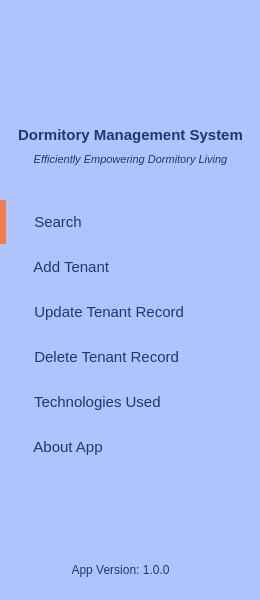
   <widget class="QWidget" name="leftWidget" native="true">
    <property name="geometry">
     <rect>
      <x>0</x>
      <y>0</y>
      <width>260</width>
      <height>600</height>
     </rect>
    </property>
    <property name="palette">
     <palette>
      <active>
       <colorrole role="Button">
        <brush brushstyle="SolidPattern">
         <color alpha="255">
          <red>174</red>
          <green>195</green>
          <blue>255</blue>
         </color>
        </brush>
       </colorrole>
       <colorrole role="Base">
        <brush brushstyle="SolidPattern">
         <color alpha="255">
          <red>174</red>
          <green>195</green>
          <blue>255</blue>
         </color>
        </brush>
       </colorrole>
       <colorrole role="Window">
        <brush brushstyle="SolidPattern">
         <color alpha="255">
          <red>174</red>
          <green>195</green>
          <blue>255</blue>
         </color>
        </brush>
       </colorrole>
       <colorrole role="AlternateBase">
        <brush brushstyle="SolidPattern">
         <color alpha="255">
          <red>174</red>
          <green>195</green>
          <blue>255</blue>
         </color>
        </brush>
       </colorrole>
      </active>
      <inactive>
       <colorrole role="Button">
        <brush brushstyle="SolidPattern">
         <color alpha="255">
          <red>174</red>
          <green>195</green>
          <blue>255</blue>
         </color>
        </brush>
       </colorrole>
       <colorrole role="Base">
        <brush brushstyle="SolidPattern">
         <color alpha="255">
          <red>174</red>
          <green>195</green>
          <blue>255</blue>
         </color>
        </brush>
       </colorrole>
       <colorrole role="Window">
        <brush brushstyle="SolidPattern">
         <color alpha="255">
          <red>174</red>
          <green>195</green>
          <blue>255</blue>
         </color>
        </brush>
       </colorrole>
       <colorrole role="AlternateBase">
        <brush brushstyle="SolidPattern">
         <color alpha="255">
          <red>174</red>
          <green>195</green>
          <blue>255</blue>
         </color>
        </brush>
       </colorrole>
      </inactive>
      <disabled>
       <colorrole role="Button">
        <brush brushstyle="SolidPattern">
         <color alpha="255">
          <red>174</red>
          <green>195</green>
          <blue>255</blue>
         </color>
        </brush>
       </colorrole>
       <colorrole role="Base">
        <brush brushstyle="SolidPattern">
         <color alpha="255">
          <red>174</red>
          <green>195</green>
          <blue>255</blue>
         </color>
        </brush>
       </colorrole>
       <colorrole role="Window">
        <brush brushstyle="SolidPattern">
         <color alpha="255">
          <red>174</red>
          <green>195</green>
          <blue>255</blue>
         </color>
        </brush>
       </colorrole>
       <colorrole role="AlternateBase">
        <brush brushstyle="SolidPattern">
         <color alpha="255">
          <red>174</red>
          <green>195</green>
          <blue>255</blue>
         </color>
        </brush>
       </colorrole>
      </disabled>
     </palette>
    </property>
    <property name="styleSheet">
     <string notr="true">#leftWidget
{
	width:260px;
	background:#aec3ff;
}</string>
    </property>
    <widget class="QLabel" name="label">
     <property name="geometry">
      <rect>
       <x>0</x>
       <y>0</y>
       <width>261</width>
       <height>121</height>
      </rect>
     </property>
     <property name="text">
      <string/>
     </property>
     <property name="pixmap">
      <pixmap resource="resources.qrc">:/Images/logo.png</pixmap>
     </property>
     <property name="scaledContents">
      <bool>true</bool>
     </property>
    </widget>
    <widget class="QLabel" name="label_2">
     <property name="geometry">
      <rect>
       <x>0</x>
       <y>120</y>
       <width>261</width>
       <height>31</height>
      </rect>
     </property>
     <property name="font">
      <font>
       <family>Segoe UI</family>
       <pointsize>13</pointsize>
       <bold>true</bold>
      </font>
     </property>
     <property name="text">
      <string>&lt;html&gt;&lt;head/&gt;&lt;body&gt;&lt;p align=&quot;center&quot;&gt;&lt;span style=&quot; font-size:11pt; color:#233862;&quot;&gt;Dormitory Management System&lt;/span&gt;&lt;/p&gt;&lt;/body&gt;&lt;/html&gt;</string>
     </property>
    </widget>
    <widget class="QLabel" name="label_3">
     <property name="geometry">
      <rect>
       <x>0</x>
       <y>150</y>
       <width>261</width>
       <height>20</height>
      </rect>
     </property>
     <property name="font">
      <font>
       <pointsize>9</pointsize>
      </font>
     </property>
     <property name="text">
      <string>&lt;html&gt;&lt;head/&gt;&lt;body&gt;&lt;p align=&quot;center&quot;&gt;&lt;span style=&quot; font-size:8pt; font-style:italic; color:#233862;&quot;&gt;Efficiently Empowering Dormitory Living&lt;/span&gt;&lt;/p&gt;&lt;/body&gt;&lt;/html&gt;</string>
     </property>
    </widget>
    <widget class="QPushButton" name="searchButton">
     <property name="geometry">
      <rect>
       <x>0</x>
       <y>200</y>
       <width>260</width>
       <height>44</height>
      </rect>
     </property>
     <property name="palette">
      <palette>
       <active>
        <colorrole role="WindowText">
         <brush brushstyle="SolidPattern">
          <color alpha="255">
           <red>35</red>
           <green>56</green>
           <blue>98</blue>
          </color>
         </brush>
        </colorrole>
        <colorrole role="Button">
         <brush brushstyle="SolidPattern">
          <color alpha="255">
           <red>174</red>
           <green>195</green>
           <blue>255</blue>
          </color>
         </brush>
        </colorrole>
        <colorrole role="Text">
         <brush brushstyle="SolidPattern">
          <color alpha="255">
           <red>35</red>
           <green>56</green>
           <blue>98</blue>
          </color>
         </brush>
        </colorrole>
        <colorrole role="ButtonText">
         <brush brushstyle="SolidPattern">
          <color alpha="255">
           <red>35</red>
           <green>56</green>
           <blue>98</blue>
          </color>
         </brush>
        </colorrole>
        <colorrole role="Base">
         <brush brushstyle="SolidPattern">
          <color alpha="255">
           <red>174</red>
           <green>195</green>
           <blue>255</blue>
          </color>
         </brush>
        </colorrole>
        <colorrole role="Window">
         <brush brushstyle="SolidPattern">
          <color alpha="255">
           <red>174</red>
           <green>195</green>
           <blue>255</blue>
          </color>
         </brush>
        </colorrole>
        <colorrole role="PlaceholderText">
         <brush brushstyle="SolidPattern">
          <color alpha="128">
           <red>35</red>
           <green>56</green>
           <blue>98</blue>
          </color>
         </brush>
        </colorrole>
       </active>
       <inactive>
        <colorrole role="WindowText">
         <brush brushstyle="SolidPattern">
          <color alpha="255">
           <red>35</red>
           <green>56</green>
           <blue>98</blue>
          </color>
         </brush>
        </colorrole>
        <colorrole role="Button">
         <brush brushstyle="SolidPattern">
          <color alpha="255">
           <red>174</red>
           <green>195</green>
           <blue>255</blue>
          </color>
         </brush>
        </colorrole>
        <colorrole role="Text">
         <brush brushstyle="SolidPattern">
          <color alpha="255">
           <red>35</red>
           <green>56</green>
           <blue>98</blue>
          </color>
         </brush>
        </colorrole>
        <colorrole role="ButtonText">
         <brush brushstyle="SolidPattern">
          <color alpha="255">
           <red>35</red>
           <green>56</green>
           <blue>98</blue>
          </color>
         </brush>
        </colorrole>
        <colorrole role="Base">
         <brush brushstyle="SolidPattern">
          <color alpha="255">
           <red>174</red>
           <green>195</green>
           <blue>255</blue>
          </color>
         </brush>
        </colorrole>
        <colorrole role="Window">
         <brush brushstyle="SolidPattern">
          <color alpha="255">
           <red>174</red>
           <green>195</green>
           <blue>255</blue>
          </color>
         </brush>
        </colorrole>
        <colorrole role="PlaceholderText">
         <brush brushstyle="SolidPattern">
          <color alpha="128">
           <red>35</red>
           <green>56</green>
           <blue>98</blue>
          </color>
         </brush>
        </colorrole>
       </inactive>
       <disabled>
        <colorrole role="WindowText">
         <brush brushstyle="SolidPattern">
          <color alpha="255">
           <red>35</red>
           <green>56</green>
           <blue>98</blue>
          </color>
         </brush>
        </colorrole>
        <colorrole role="Button">
         <brush brushstyle="SolidPattern">
          <color alpha="255">
           <red>174</red>
           <green>195</green>
           <blue>255</blue>
          </color>
         </brush>
        </colorrole>
        <colorrole role="Text">
         <brush brushstyle="SolidPattern">
          <color alpha="255">
           <red>35</red>
           <green>56</green>
           <blue>98</blue>
          </color>
         </brush>
        </colorrole>
        <colorrole role="ButtonText">
         <brush brushstyle="SolidPattern">
          <color alpha="255">
           <red>35</red>
           <green>56</green>
           <blue>98</blue>
          </color>
         </brush>
        </colorrole>
        <colorrole role="Base">
         <brush brushstyle="SolidPattern">
          <color alpha="255">
           <red>174</red>
           <green>195</green>
           <blue>255</blue>
          </color>
         </brush>
        </colorrole>
        <colorrole role="Window">
         <brush brushstyle="SolidPattern">
          <color alpha="255">
           <red>174</red>
           <green>195</green>
           <blue>255</blue>
          </color>
         </brush>
        </colorrole>
        <colorrole role="PlaceholderText">
         <brush brushstyle="SolidPattern">
          <color alpha="128">
           <red>35</red>
           <green>56</green>
           <blue>98</blue>
          </color>
         </brush>
        </colorrole>
       </disabled>
      </palette>
     </property>
     <property name="font">
      <font>
       <pointsize>11</pointsize>
      </font>
     </property>
     <property name="styleSheet">
      <string notr="true">#searchButton
{
	text-align:left;
	padding-left:20px;
	border:none;
	border-left:6px solid #f77d48;
	color:#233862;	
	background:#aec3ff;
}</string>
     </property>
     <property name="text">
      <string>  Search</string>
     </property>
     <property name="icon">
      <iconset resource="resources.qrc">
       <normaloff>:/Images/icons8_Find_User_Male_50px.png</normaloff>:/Images/icons8_Find_User_Male_50px.png</iconset>
     </property>
     <property name="iconSize">
      <size>
       <width>32</width>
       <height>32</height>
      </size>
     </property>
     <property name="autoDefault">
      <bool>false</bool>
     </property>
     <property name="flat">
      <bool>false</bool>
     </property>
    </widget>
    <widget class="QPushButton" name="aboutButton">
     <property name="geometry">
      <rect>
       <x>0</x>
       <y>425</y>
       <width>260</width>
       <height>44</height>
      </rect>
     </property>
     <property name="font">
      <font>
       <pointsize>11</pointsize>
      </font>
     </property>
     <property name="styleSheet">
      <string notr="true">#aboutButton
{
	text-align:left;
	padding-left:26px;
	border:none;	
	color:#233862;	
	background:#aec3ff;
}
#aboutButton:hover
{
	text-align:left;
	padding-left:26px;	
	border:none;	
	color:#f77d48;	
	background:#ebf3fa;
}</string>
     </property>
     <property name="text">
      <string>  About App</string>
     </property>
     <property name="icon">
      <iconset resource="resources.qrc">
       <normaloff>:/Images/icons8_Money_50px_1.png</normaloff>:/Images/icons8_Money_50px_1.png</iconset>
     </property>
     <property name="iconSize">
      <size>
       <width>32</width>
       <height>32</height>
      </size>
     </property>
     <property name="autoDefault">
      <bool>true</bool>
     </property>
     <property name="default">
      <bool>true</bool>
     </property>
     <property name="flat">
      <bool>true</bool>
     </property>
    </widget>
    <widget class="QPushButton" name="addEmpButton">
     <property name="geometry">
      <rect>
       <x>0</x>
       <y>245</y>
       <width>260</width>
       <height>44</height>
      </rect>
     </property>
     <property name="font">
      <font>
       <pointsize>11</pointsize>
      </font>
     </property>
     <property name="styleSheet">
      <string notr="true">#addEmpButton
{
	text-align:left;
	padding-left:26px;
	border:none;	
	color:#233862;	
	background:#aec3ff;
}
#addEmpButton:hover
{
	text-align:left;
	padding-left:26px;
	border:none;	
	color:#f77d48;	
	background:#ebf3fa;
}</string>
     </property>
     <property name="text">
      <string>  Add Tenant</string>
     </property>
     <property name="icon">
      <iconset resource="resources.qrc">
       <normaloff>:/Images/icons8_Add_User_Male_50px.png</normaloff>:/Images/icons8_Add_User_Male_50px.png</iconset>
     </property>
     <property name="iconSize">
      <size>
       <width>32</width>
       <height>32</height>
      </size>
     </property>
    </widget>
    <widget class="QPushButton" name="updateEmpButton">
     <property name="geometry">
      <rect>
       <x>0</x>
       <y>290</y>
       <width>260</width>
       <height>44</height>
      </rect>
     </property>
     <property name="font">
      <font>
       <pointsize>11</pointsize>
      </font>
     </property>
     <property name="styleSheet">
      <string notr="true">#updateEmpButton
{
	text-align:left;
	padding-left:26px;
	border:none;	
	color:#233862;	
	background:#aec3ff;
}
#updateEmpButton:hover
{
	text-align:left;
	padding-left:26px;
	border:none;	
	color:#f77d48;	
	background:#ebf3fa;
}</string>
     </property>
     <property name="text">
      <string>  Update Tenant Record</string>
     </property>
     <property name="icon">
      <iconset resource="resources.qrc">
       <normaloff>:/Images/icons8_Registration_50px.png</normaloff>:/Images/icons8_Registration_50px.png</iconset>
     </property>
     <property name="iconSize">
      <size>
       <width>32</width>
       <height>32</height>
      </size>
     </property>
    </widget>
    <widget class="QPushButton" name="deleteEmpButton">
     <property name="geometry">
      <rect>
       <x>0</x>
       <y>335</y>
       <width>260</width>
       <height>44</height>
      </rect>
     </property>
     <property name="font">
      <font>
       <pointsize>11</pointsize>
      </font>
     </property>
     <property name="styleSheet">
      <string notr="true">#deleteEmpButton
{
	text-align:left;
	padding-left:26px;
	border:none;	
	color:#233862;	
	background:#aec3ff;
}
#deleteEmpButton:hover
{
	text-align:left;
	padding-left:26px;
	border:none;	
	color:#f77d48;	
	background:#ebf3fa;
}</string>
     </property>
     <property name="text">
      <string>  Delete Tenant Record</string>
     </property>
     <property name="icon">
      <iconset resource="resources.qrc">
       <normaloff>:/Images/icons8_Remove_User_Male_50px.png</normaloff>:/Images/icons8_Remove_User_Male_50px.png</iconset>
     </property>
     <property name="iconSize">
      <size>
       <width>32</width>
       <height>32</height>
      </size>
     </property>
    </widget>
    <widget class="QPushButton" name="techButton">
     <property name="geometry">
      <rect>
       <x>0</x>
       <y>380</y>
       <width>260</width>
       <height>44</height>
      </rect>
     </property>
     <property name="font">
      <font>
       <pointsize>11</pointsize>
      </font>
     </property>
     <property name="styleSheet">
      <string notr="true">#techButton
{
	text-align:left;
	padding-left:26px;
	border:none;	
	color:#233862;	
	background:#aec3ff;
}
#techButton:hover
{
	text-align:left;
	padding-left:26px;	
	border:none;	
	color:#f77d48;	
	background:#ebf3fa;
}</string>
     </property>
     <property name="text">
      <string>  Technologies Used</string>
     </property>
     <property name="icon">
      <iconset resource="resources.qrc">
       <normaloff>:/Images/icons8_Hand_50px.png</normaloff>:/Images/icons8_Hand_50px.png</iconset>
     </property>
     <property name="iconSize">
      <size>
       <width>32</width>
       <height>32</height>
      </size>
     </property>
    </widget>
    <widget class="QLabel" name="label_9">
     <property name="geometry">
      <rect>
       <x>70</x>
       <y>560</y>
       <width>101</width>
       <height>21</height>
      </rect>
     </property>
     <property name="text">
      <string>&lt;html&gt;&lt;head/&gt;&lt;body&gt;&lt;p align=&quot;center&quot;&gt;&lt;span style=&quot; color:#233862;&quot;&gt;App Version: 1.0.0&lt;/span&gt;&lt;/p&gt;&lt;/body&gt;&lt;/html&gt;</string>
     </property>
    </widget>
   </widget>
